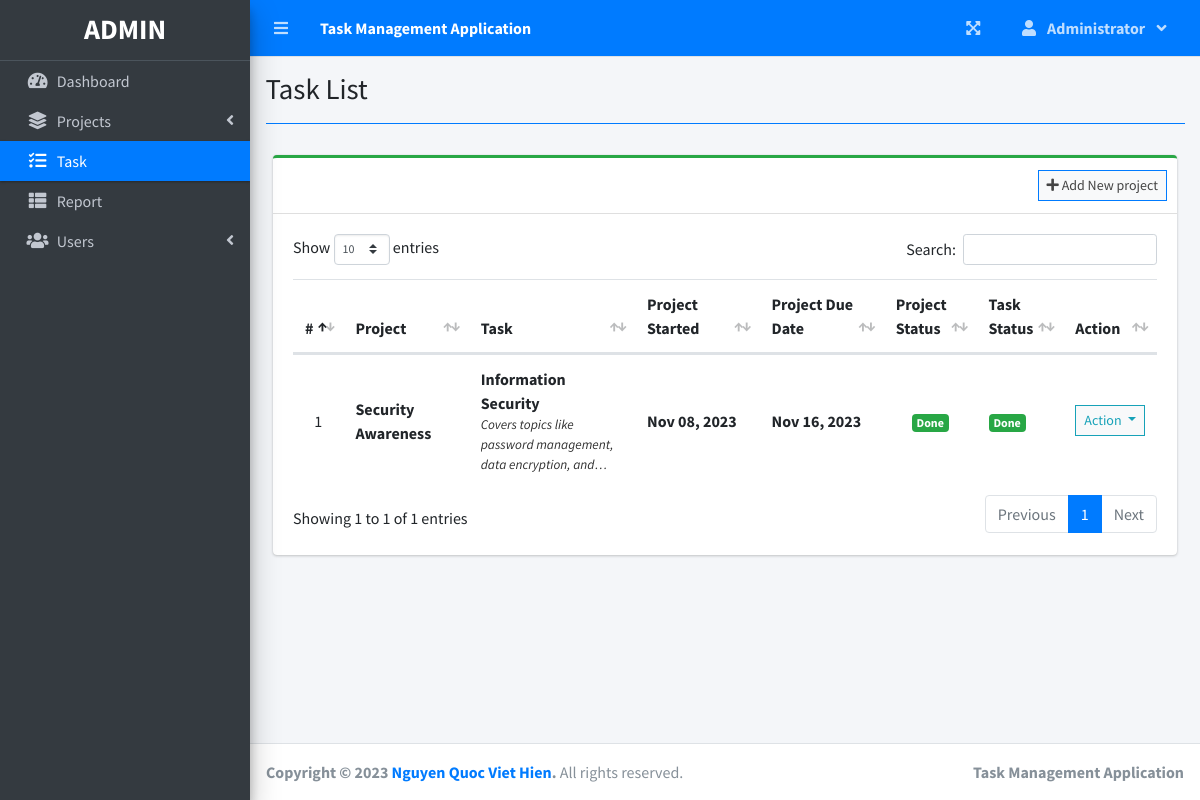
The app's page /index.php?page=task_list (signed in) with its own data.
### tables this page shows
CREATE TABLE `task_list` (
  `id` int(30) NOT NULL,
  `project_id` int(30) NOT NULL,
  `task` varchar(200) NOT NULL,
  `description` text NOT NULL,
  `status` tinyint(4) NOT NULL,
  `date_created` datetime NOT NULL DEFAULT current_timestamp()
);

CREATE TABLE `project_list` (
  `id` int(30) NOT NULL,
  `name` varchar(200) NOT NULL,
  `description` text NOT NULL,
  `status` tinyint(2) NOT NULL,
  `start_date` date NOT NULL,
  `end_date` date NOT NULL,
  `manager_id` int(30) NOT NULL,
  `user_ids` text NOT NULL,
  `date_created` datetime NOT NULL DEFAULT current_timestamp()
);

### task_list.php (the view, shortened to what this page needs)
<?php include'db_connect.php' ?>
<div class="col-lg-12">
	<div class="card card-outline card-success">
		<div class="card-header">
			<div class="card-tools">
				<a class="btn btn-block btn-sm btn-default btn-flat border-primary" href="./index.php?page=new_project"><i class="fa fa-plus"></i> Add New project</a>
			</div>
		</div>
		<div class="card-body">
			<table class="table tabe-hover table-condensed" id="list">
				<colgroup>
					<col width="5%">
					<col width="15%">
					<col width="20%">
					<col width="15%">
					<col width="15%">
					<col width="10%">
					<col width="10%">
					<col width="10%">
				</colgroup>
				<thead>
					<tr>
						<th class="text-center">#</th>
						<th>Project</th>
						<th>Task</th>
						<th>Project Started</th>
						<th>Project Due Date</th>
						<th>Project Status</th>
						<th>Task Status</th>
						<th>Action</th>
					</tr>
				</thead>
				<tbody>
					<?php
					$i = 1;
					$where = "";
					$stat = array("Pending","Started","On-Progress","On-Hold","Over Due","Done");
					$qry = $conn->query("SELECT t.*,p.name as pname,p.start_date,p.status as pstatus, p.end_date,p.id as pid FROM task_list t inner join project_list p on p.id = t.project_id $where order by p.name asc");
					while($row= $qry->fetch_assoc()):
						$trans = get_html_translation_table(HTML_ENTITIES,ENT_QUOTES);
						unset($trans["\""], $trans["<"], $trans[">"], $trans["<h2"]);
						$desc = strtr(html_entity_decode($row['description']),$trans);
						$desc=str_replace(array("<li>","</li>"), array("",", "), $desc);
					?>
					<tr>
						<td class="text-center"><?php echo $i++ ?></td>
						<td>
							<p><b><?php echo ucwords($row['pname']) ?></b></p>
						</td>
						<td>
							<p><b><?php echo ucwords($row['task']) ?></b></p>
							<p class="truncate"><?php echo strip_tags($desc) ?></p>
						</td>
						<td><b><?php echo date("M d, Y",strtotime($row['start_date'])) ?></b></td>
						<td><b><?php echo date("M d, Y",strtotime($row['end_date'])) ?></b></td>
						<td class="text-center">
							<?php
							  if($stat[$row['pstatus']] =='Pending'){
							  	echo "<span class='badge badge-secondary'>{$stat[$row['pstatus']]}</span>";
							  }elseif($stat[$row['pstatus']] =='Started'){
							  	echo "<span class='badge badge-primary'>{$stat[$row['pstatus']]}</span>";
							  }elseif($stat[$row['pstatus']] =='On-Progress'){
							  	echo "<span class='badge badge-info'>{$stat[$row['pstatus']]}</span>";
							  }elseif($stat[$row['pstatus']] =='On-Hold'){
							  	echo "<span class='badge badge-warning'>{$stat[$row['pstatus']]}</span>";
							  }elseif($stat[$row['pstatus']] =='Over Due'){
							  	echo "<span class='badge badge-danger'>{$stat[$row['pstatus']]}</span>";
							  }elseif($stat[$row['pstatus']] =='Done'){
							  	echo "<span class='badge badge-success'>{$stat[$row['pstatus']]}</span>";
							  }
							?>
						</td>
						<td>
                        	<?php
                        	if($row['status'] == 1){
						  		echo "<span class='badge badge-secondary'>Pending</span>";
                        	}elseif($row['status'] == 2){
						  		echo "<span class='badge badge-primary'>On-Progress</span>";
                        	}elseif($row['status'] == 3){
						  		echo "<span class='badge badge-success'>Done</span>";
                        	}
                        	?>
                        </td>
						<td class="text-center">
							<button type="button" class="btn btn-default btn-sm btn-flat border-info wave-effect text-info dropdown-toggle" data-toggle="dropdown" aria-expanded="true">
		                      Action
		                    </button>
						</td>
					</tr>
				<?php endwhile; ?>
				</tbody>
			</table>
		</div>
	</div>
</div>

### task_list.php (style rules this page uses)
table p { margin: unset !important; }
table td { vertical-align: middle !important }

### records on screen
task_list: project_list.name "Security Awareness", task "Information Security", description "Covers topics like password management, data encryption,…", project_list.start_date "Nov 08, 2023", project_list.end_date "Nov 16, 2023", project_list.status "Done", status "Done"

### other values on screen
$_SESSION['system']['name'] "Task Management Application"
$_SESSION['login_firstname'] "Administrator"
$title "Task List"
